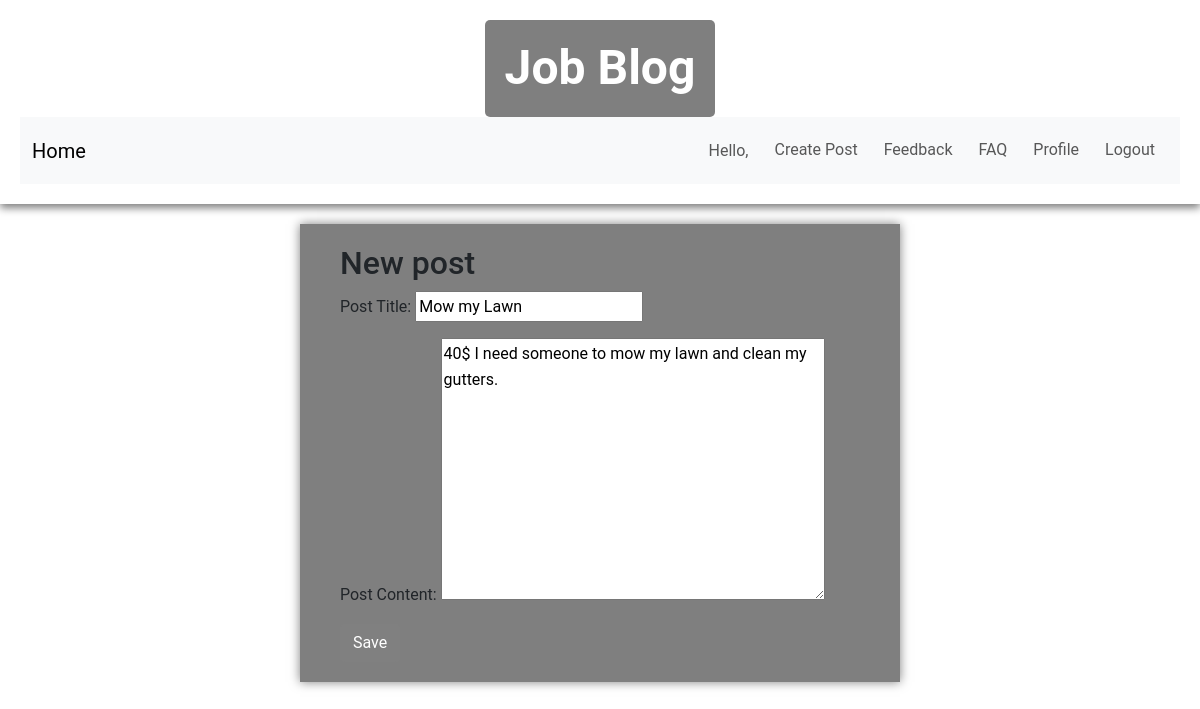
/post/3/edit/ (signed in), run on the app's committed database.
### blog/models.py (models this page shows, shortened)
class Post(models.Model):
    author = models.ForeignKey(User, on_delete=models.CASCADE)
    title = models.CharField(max_length=200)
    text = models.TextField()
    created_date = models.DateTimeField(default=timezone.now)
    published_date = models.DateTimeField(blank=True, null=True)

### blog/views.py (the view)
# urls.py: path('post/<int:pk>/edit/', views.post_edit, name='post_edit'),
def post_edit(request, pk):
    post = get_object_or_404(Post, pk=pk)
    if request.method == "POST":
        form = PostForm(request.POST, instance=post)
        if form.is_valid():
            post = form.save(commit=False)
            post.author = request.user
            post.published_date = timezone.now()
            post.save()
            return redirect('post_detail', pk=post.pk)
    else:
        form = PostForm(instance=post)
    return render(request, 'blog/post_edit.html', {'form': form})

### blog/forms.py
class PostForm(forms.ModelForm):
    class Meta:
        model = Post
        fields = ('title', 'text')
        widgets = {
            'title': forms.TextInput(attrs={'placeholder': 'Enter title here'}),
            'text': forms.Textarea(attrs={'placeholder': 'Write your post here'}),
        }
        labels = {
            'title': 'Post Title',
            'text': 'Post Content',
        }

### blog/templates/blog/post_edit.html
{% extends 'blog/base.html' %}
{% block content %}
    <div class="wrapper">
        <h2>New post</h2>
        <form method="POST" class="post-form">{% csrf_token %}
            {{ form.as_p }}
            <button type="submit" class="save btn btn-secondary">Save</button>
        </form>
    </div>
{% endblock %}

### blog/static/css/jobblog.css (style rules this page uses)
body { font-family: 'Roboto', sans-serif; background-image: url('https://www.whiteheadassoc.com/wp-content/uploads/2018/09/iStock-998993038.jpg'); background-size: cover; background-repeat: no-repeat; background-attachment: fixed; margin: 0; line-height: 1.6; }
.wrapper { max-width: 600px; margin: 0 auto; background-color: rgba(0, 0, 0, 0.5); padding: 20px 40px; box-shadow: 0 0 10px rgba(0, 0, 0, 0.5); }
.btn-secondary, .btn-secondary:visited { color: #ffffff; background-color: #808080; border: 1px solid #808080; border-radius: 5px; transition: background-color 0.3s ease; }

### data on the page
Post: title "Mow my Lawn", text "40$ I need someone to mow my lawn and clean my gutters."
